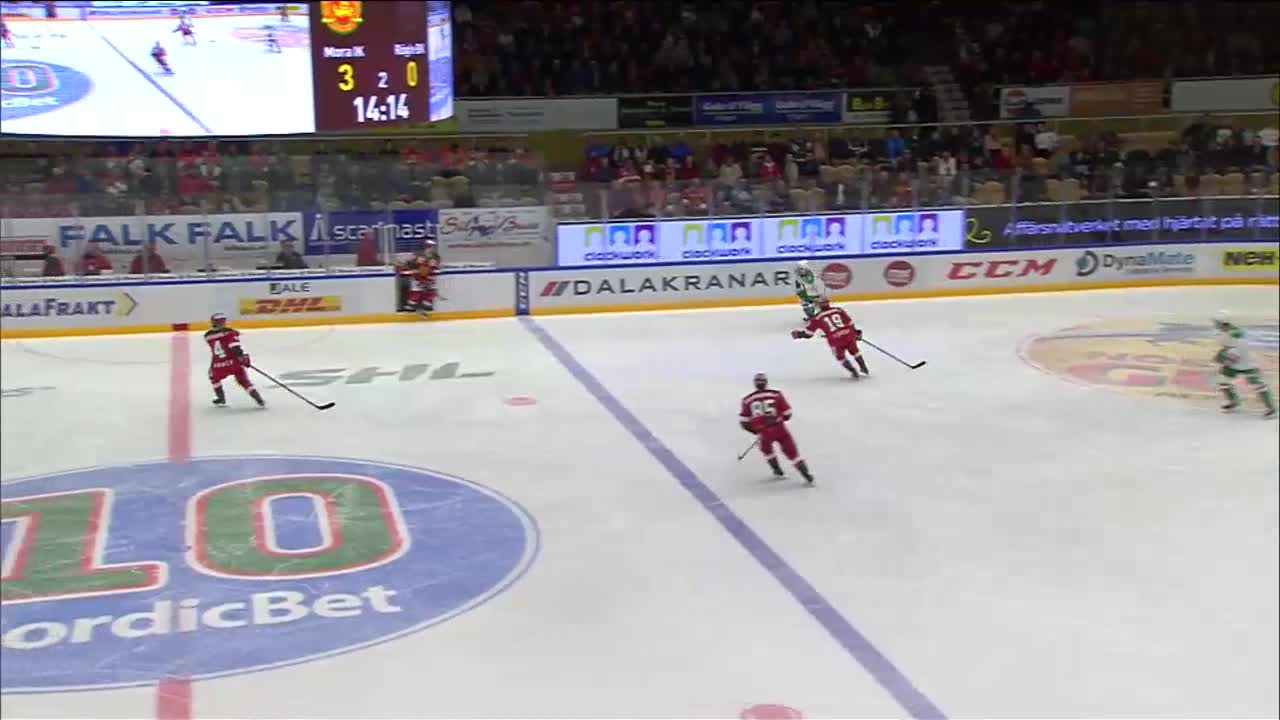
#> input picture edge-detector/shl_1.jpg, 1280 x 720 px
$ python contours.py
#> lines starting #> are read from the running program, lines starting #| are printed output that depends on the picture; after the words box and inside, x2 and y2 are one past the last pixel; in counts of white or black regions, pixels touching at a corner belong together
import numpy as np
import cv2

image = cv2.imread('shl_1.jpg')
#> image is the input picture: shape (720, 1280, 3); mean B, G, R 155.4, 150.3, 153
original = image.copy()
image = cv2.cvtColor(image, cv2.COLOR_BGR2HSV)
#> image: shape (720, 1280, 3); mean H, S, V 78.5, 38.5, 162.6
lower = np.array([0, 0, 207], dtype="uint8")
upper = np.array([179, 255, 255], dtype="uint8")
mask = cv2.inRange(image, lower, upper)
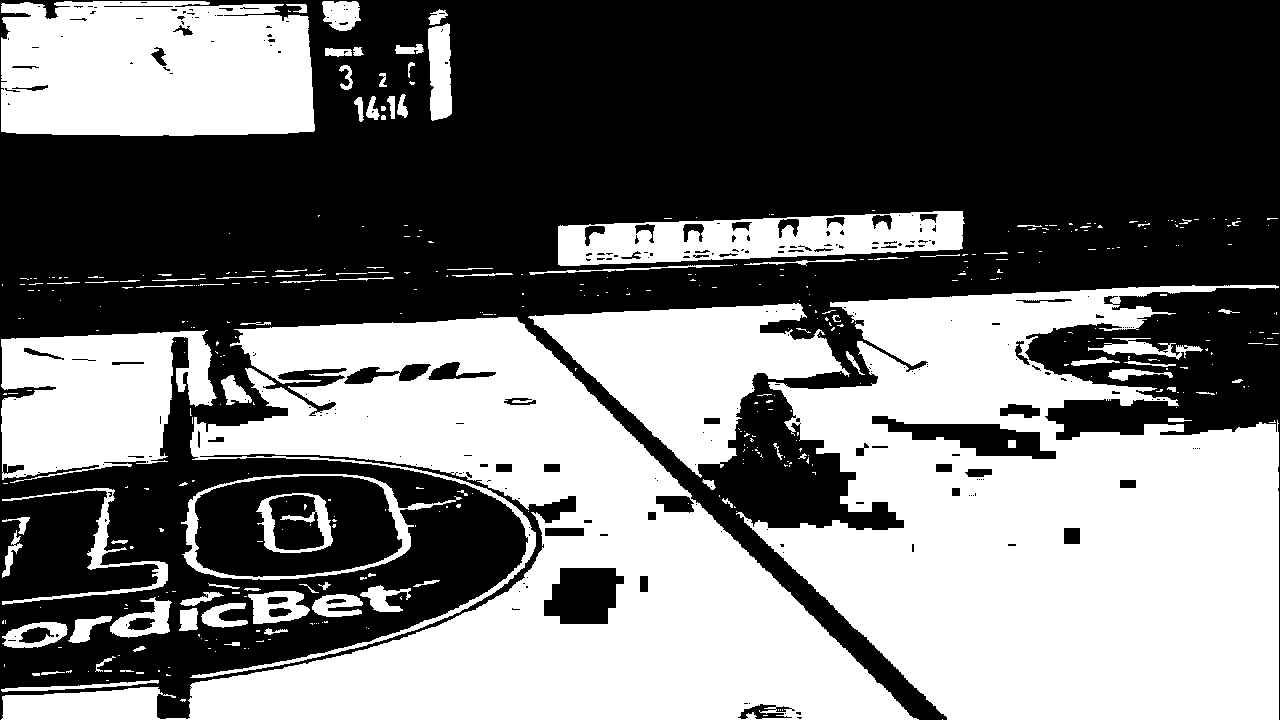
#> mask: shape (720, 1280); 45.8% white; 424 white regions (326 under 20 px), largest, box (x1, y1, x2, y2) and area: (736, 285, 1279, 720) 153266, (1, 317, 919, 720) 140691, (1, 1, 315, 136) 39343

# adjust this
ksize = (3, 3)

kernel = cv2.getStructuringElement(cv2.MORPH_RECT, ksize)
opening = cv2.morphologyEx(mask, cv2.MORPH_OPEN, kernel, iterations=1)
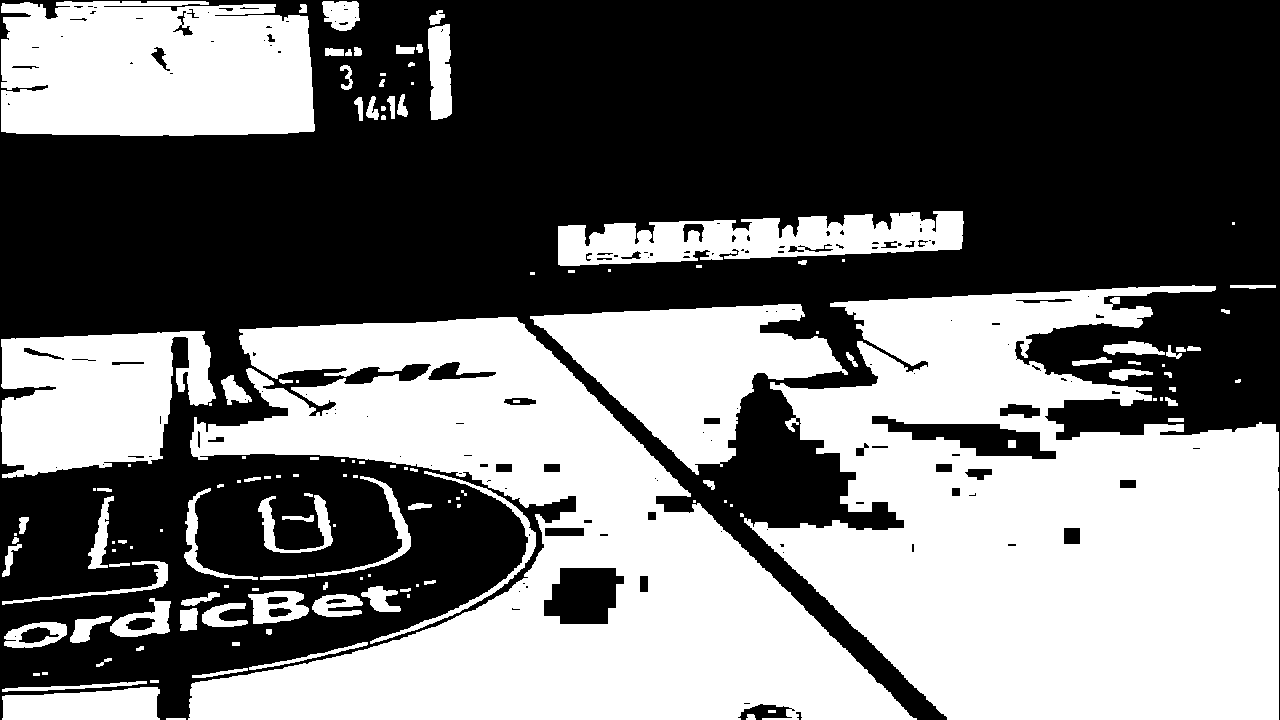
#> opening: shape (720, 1280); 45% white; 140 white regions (46 under 20 px)

cnts = cv2.findContours(opening, cv2.RETR_EXTERNAL, cv2.CHAIN_APPROX_SIMPLE)
#> cnts = 138 contours, 66 with area under 20; largest, box (x1, y1, x2, y2) and area: (744, 285, 1279, 720) 155894, (188, 317, 917, 720) 136331, (1, 1, 315, 136) 39046, (530, 304, 848, 475) 25412, (1, 331, 216, 478) 22914
cnts = cnts[0] if len(cnts) == 2 else cnts[1]

area = 0
for c in cnts:
    area += cv2.contourArea(c)
    cv2.drawContours(original, [c], 0, (0, 0, 0), 2)
#> this loop made 138 passes
#> area on passes 2, 4, 5, 9, 10, 11, 12, 14, 15, 16, 17, 18: 55, 4241, 4611, 4777, 4809, 4828.5, 5148.5, 5192.5, 6346.5, 6817.5, 7137.5, 7678
#> (c, area) on passes 3, 6, 7, 8, 13, 20: ([[768, 710], [768, 712], [775, 712], [775, 710]], 69), ([[150, 680], [150, 682], [158, 682], [158, 680]], 4627), ([[33, 673], [33, 675], [39, 675], [39, 673]], 4639), ([[42, 672], [42, 674], [47, 674], [47, 672]], 4649), ([[232, 642], [232, 645], [239, 645], [239, 642]], 5169.5), ([[407, 594], [407, 597], [409, 597], [409, 594]], 8981.5)
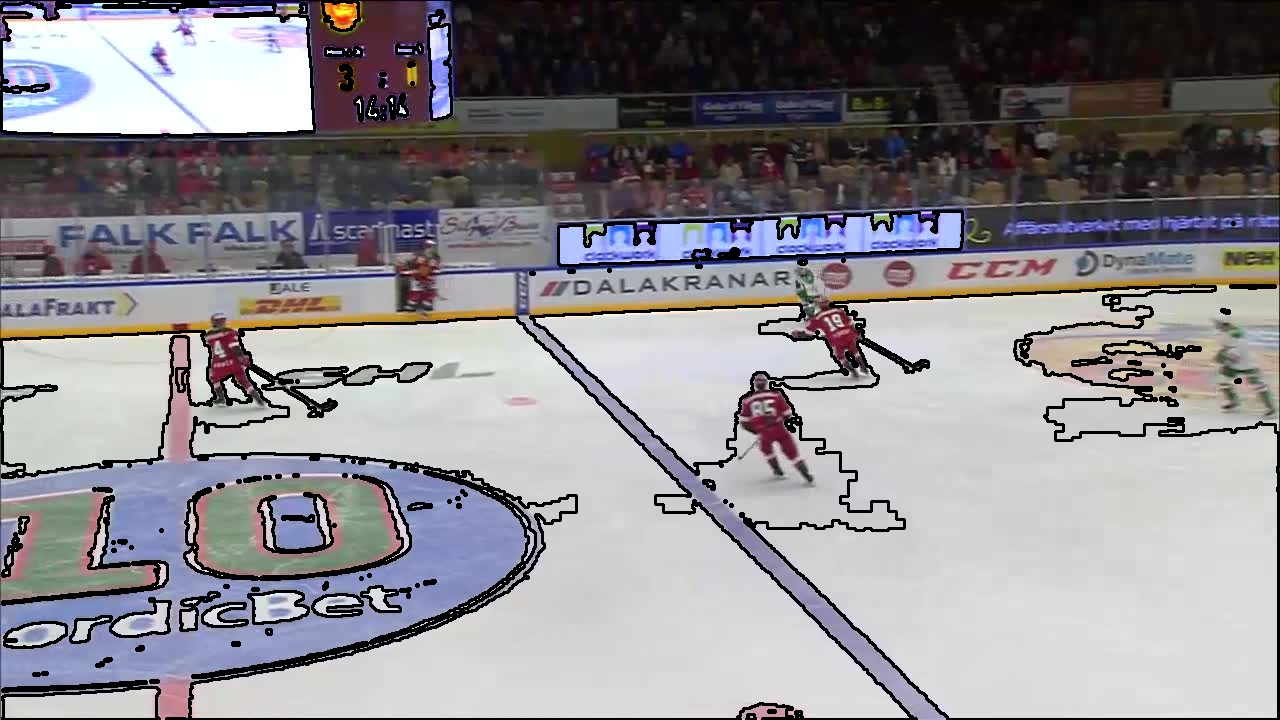
#> original: shape (720, 1280, 3); 6.62% of pixels changed, all inside (x1, y1, x2, y2) = (0, 0, 1280, 720)
#> after the loop, area = 417718

print(area)
#| 417718.0
cv2.imshow('mask', mask)
cv2.imshow('original', original)
cv2.imshow('opening', opening)
cv2.waitKey()
